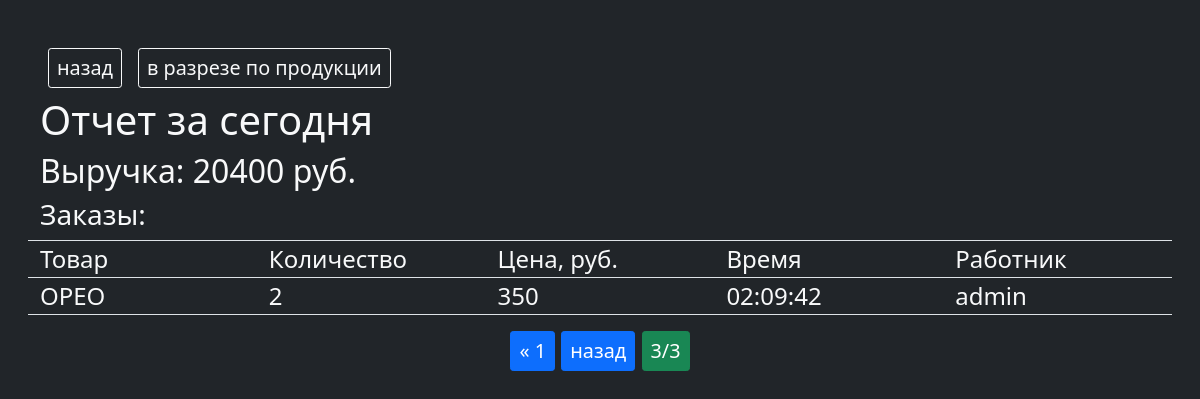
The app's page /report/?page=3 with its own data.
### main/models.py (models this page shows, shortened)
class Order(models.Model):
    product = models.ForeignKey(Product, verbose_name='товар', on_delete=models.DO_NOTHING)
    quantity = models.IntegerField('кол-во',default=1)
    created_at = models.DateTimeField('время заказа',auto_now=True)
    user = models.ForeignKey(User, verbose_name='пользователь',on_delete=models.DO_NOTHING)
    class Meta:
        verbose_name = 'заказ'
        verbose_name_plural = 'заказы'
        ordering = ['-created_at']

class Product(models.Model):
    group = models.ForeignKey(CupGroup, verbose_name='группа', on_delete=models.CASCADE, related_name='group_products')
    size = models.ForeignKey(CupSize, verbose_name='размер', on_delete=models.CASCADE, related_name='size_products', blank=True, null=True)
    name = models.CharField('название', max_length=50)
    description = models.TextField('описание')
    price = models.PositiveIntegerField(verbose_name='цена за ед', default=300)
    order_p = models.PositiveSmallIntegerField('порядок', default=0)
    class Meta:
        verbose_name = 'товар'
        verbose_name_plural = 'товары'
        ordering = ['group','order_p']

### main/views.py (the view)
# urls.py: path('report/', report, name='report'),
def report(request):
    today = timezone.localtime(timezone.now()).date()
    orders = Order.objects.filter(created_at__date=today)
    product_quantities = (
                            orders.values('product__name','product__size__name')  # Группируем по полю 'product'
                            .annotate(
                                total_quantity=Sum('quantity'),
                                total_revenue=Sum(F('quantity') * F('product__price'))
                                )  # Суммируем количество
                            .order_by('-total_quantity')
                        )
    paginator = Paginator(orders, 10)
    page_number = request.GET.get("page")
    page_obj = paginator.get_page(page_number)
    total_revenue = orders.aggregate(total=Sum(F('quantity') * F('product__price')))['total'] or 0
    context = {
        'title':'отчет',
        'page_obj':page_obj,
        'total_revenue':total_revenue,
        'product_quantities':product_quantities,
     }
    return render(request,'report.html', context)

### templates/report.html (shortened to what this page needs)
{% extends 'base.html' %}
{% load tz %}
{% block main %}
<div class="d-flex">
  <a href="{% url 'main' %}" class="m-2 btn btn-sm btn-outline-light">назад</a>
  <button class="m-2 btn btn-sm btn-outline-light" id="cut">в разрезе по продукции</button>
</div>
<h1>Отчет за сегодня</h1>
    <h2>Выручка: {{ total_revenue }} руб.</h2>
    <h3>Заказы:</h3>
    <div class="row border-top border-bottom">
      <div class="col">Товар</div>
      <div class="col">Количество</div>
      <div class="col">Цена, руб.</div>
      <div class="col">Время</div>
      <div class="col">Работник</div>
    </div>
    {% for order in page_obj %}
      <div class="row border-bottom">
        <div class="col">{{ order.product.name }}</div>
        <div class="col">{{ order.quantity }}</div>
        <div class="col">{{ order.product.price }}</div>
        <div class="col">{{ order.created_at|date:"H:i:s" }}</div>
        <div class="col" title="{{order.user.get_full_name}}">{{ order.user }}</div>
      </div>
    {% empty %}
      <p>Нет заказов за сегодня.</p>
    {% endfor %}
    <div class="pagination justify-content-center mt-3 mb-3">
          <span class="step-links">
              {% if page_obj.has_previous %}
                  <a href="?page=1" class="btn btn-sm btn-primary">&laquo; 1</a>
                  <a href="?page={{ page_obj.previous_page_number }}" class="btn btn-sm btn-primary">назад</a>
              {% endif %}
              <span class="current btn btn-sm btn-success">
                  {{ page_obj.number }}/{{ page_obj.paginator.num_pages }}
              </span>
          </span>
        </div>
{% endblock %}

### static/style.css (style rules this page uses)
body { font-family: "Finder"; height: 100%; font-size: 24px!important; margin: 40px!important; }
.btn { font-size: 1em!important; }

### templates/report.html (style rules this page uses)
.btn { font-size: 0.825em!important; }
.col { text-align: start; }

### records on screen
Order: product.name "ОРЕО", quantity "2", product.price "350", created_at "02:09:42", user "admin"

### other values on screen
{{ total_revenue }} "20400"
{{ page_obj.number }} "3"
{{ page_obj.paginator.num_pages }} "3"
